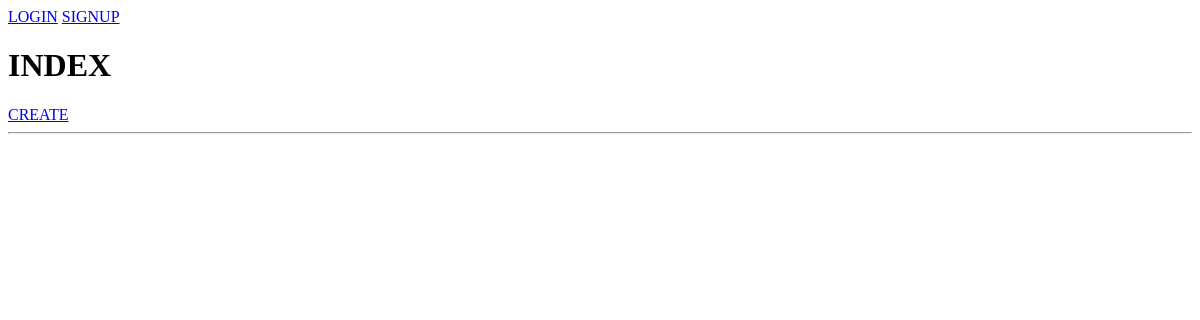
The page /articles/ on the database as committed earlier.
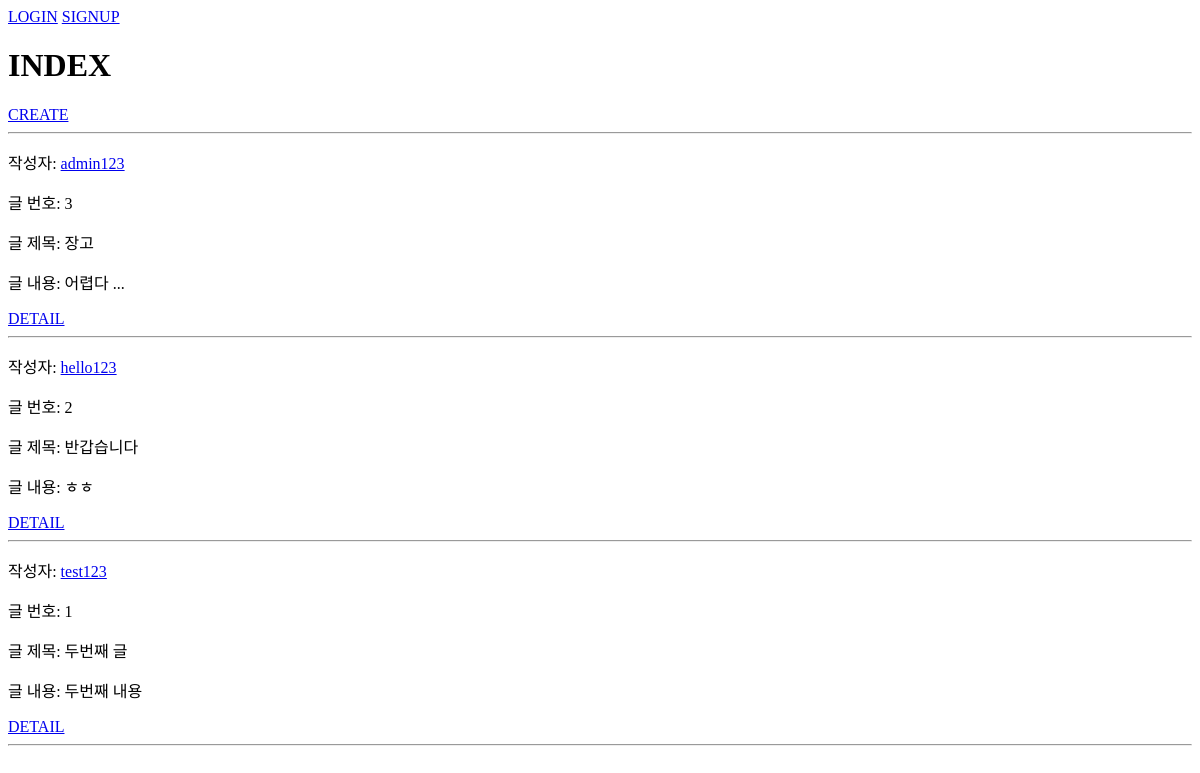
The same page on the database as committed later.
### articles/models.py (models this page shows, shortened)
class Article(models.Model):
    user = models.ForeignKey(settings.AUTH_USER_MODEL, on_delete=models.CASCADE)
    title = models.CharField(max_length=10)
    content = models.TextField()
    created_at = models.DateTimeField(auto_now_add=True)
    updated_at = models.DateTimeField(auto_now=True)

### accounts/models.py (models this page shows)
class User(AbstractUser):
    followings = models.ManyToManyField('self', symmetrical=False, related_name='followers')

### articles/views.py (the view)
# urls.py: path('', views.index, name='index'),
def index(request):
    articles = Article.objects.order_by('-pk')
    context = {
        'articles': articles,
    }
    return render(request, 'articles/index.html', context)

### articles/templates/articles/index.html
{% extends 'base.html' %}
{% block content %}
  <h1>INDEX</h1>
  <a href="{% url 'articles:create' %}">CREATE</a>
  <hr>
  {% for article in articles %}
    <p>작성자: <a href="{% url 'accounts:profile' article.user.username %}">{{ article.user }}</a></p>
    <p>글 번호: {{ article.pk }}</p>
    <p>글 제목: {{ article.title }}</p>
    <p>글 내용: {{ article.content }}</p>
    <a href="{% url 'articles:detail' article.pk %}">DETAIL</a>
    <hr>
  {% endfor %}
{% endblock content %}

### templates/base.html (shortened to what this page needs)
<!DOCTYPE html>
<html lang="en">
<head>
</head>
<body>
  {% if request.user.is_authenticated %}
    <form action="{% url 'accounts:logout' %}" method="POST">
      {% csrf_token %}
      <input type="submit" value="logout">
    </form>
  {% else %}
    <a href="{% url 'accounts:login' %}">LOGIN</a>
    <a href="{% url 'accounts:signup' %}">SIGNUP</a>
  {% endif %}
  {% block content %}
  {% endblock content %}
</body>
</html>

Rows that differ between the two databases and show on the page:
added Article: user "admin123", pk "3", title "장고", content "어렵다 ..."
added Article: user "hello123", pk "2", title "반갑습니다", content "ㅎㅎ"
added Article: user "test123", pk "1", title "두번째 글", content "두번째 내용"
